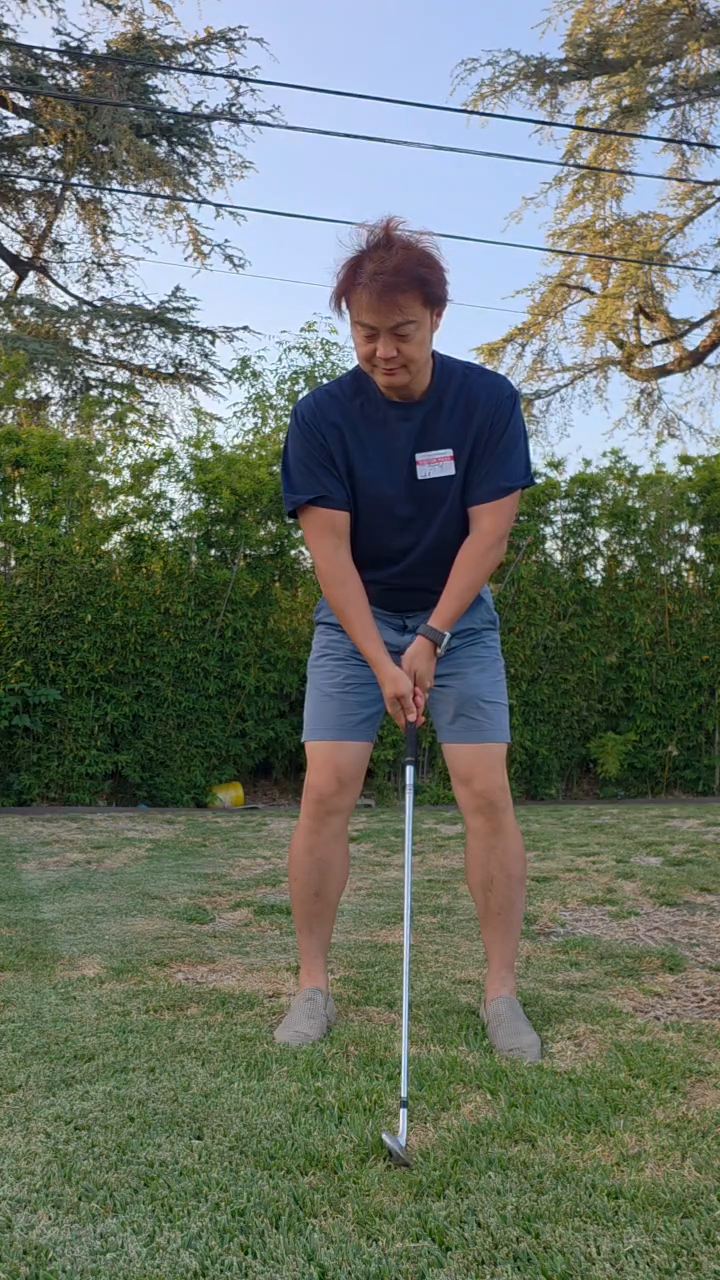
#> input picture frame 47 of input/Videos2026-06-09_201039_231.mp4, 720 x 1280 px, given in place of test-dwontheline.mp4, which was not available
$ python render_two_previews.py
#> lines starting #> are read from the running program, lines starting #| are printed output that depends on the picture
#!/usr/bin/env python3
"""
render_two_previews.py
Renders exactly two indicator previews, one indicator per image.

Rules:
  - No O/X badge
  - Yellow = user current actual position
  - Green  = correct target/reference position
  - Flat lines, no glow
  - White dot at key joint bend point
  - Full-brightness background, no dimming
"""

import cv2
import numpy as np
from pathlib import Path

OUT = Path("/home/jason/projects/swingcue-postest/keyframes/preview")
OUT.mkdir(parents=True, exist_ok=True)

DTL_VIDEO = "/home/jason/projects/swingcue-postest/input/test-dwontheline.mp4"

# Colors (BGR)
C_YELLOW = (0,   215, 255)   # current user posture
C_GREEN  = (0,   220,   0)   # target/correct position
C_WHITE  = (255, 255, 255)   # joint dot

LINE_W   = 5    # line thickness px
DOT_R    = 8    # white joint dot radius px


def load_frame(path, idx):
#> called with idx = 47
    cap = cv2.VideoCapture(path)
    cap.set(cv2.CAP_PROP_POS_FRAMES, idx)
    ret, f = cap.read()
#> f is the input picture: shape (1280, 720, 3); mean B, G, R 103, 113.7, 105
    cap.release()
    assert ret
    return f


def line(img, p1, p2, color, w=LINE_W):
#> called with p1 = (398, 479), p2 = (398, 582), color = (0, 215, 255), w = 5
    cv2.line(img, p1, p2, color, w, cv2.LINE_AA)


def dot(img, p, r=DOT_R):
    """White filled circle - marks the key bend joint."""
#> called with p = (398, 582), r = 8
    cv2.circle(img, p, r, C_WHITE, -1, cv2.LINE_AA)
#> img: shape (1280, 720, 3); mean B, G, R 102.9, 114, 105.3
    # thin colored outline so dot stands out on bright backgrounds
    cv2.circle(img, p, r, (80, 80, 80), 1, cv2.LINE_AA)
#> img: shape (1280, 720, 3); mean B, G, R 102.9, 114, 105.3
#> in dot (call 2), `cv2.circle(img, p, r, C_WHITE, -1, cv2.LINE_AA)`: img: shape (1280, 720, 3); mean B, G, R 102.9, 114.2, 105.2
#> in dot (call 2), `cv2.circle(img, p, r, (80, 80, 80), 1, cv2.LINE_AA)`: img: shape (1280, 720, 3); mean B, G, R 102.9, 114.2, 105.2


def extend_line(p1, p2, extra=600):
    """Extend a line segment beyond both endpoints by `extra` pixels."""
    dx = p2[0] - p1[0]
    dy = p2[1] - p1[1]
    L  = (dx**2 + dy**2) ** 0.5
    if L == 0:
        return p1, p2
    ux, uy = dx / L, dy / L
    far1 = (int(p1[0] - ux * extra), int(p1[1] - uy * extra))
    far2 = (int(p2[0] + ux * extra), int(p2[1] + uy * extra))
    return far1, far2


# ── Keypoints ─────────────────────────────────────────────────────────────────
# Frame 10 = address
A = {
    "l_sh":  (387, 473), "r_sh":  (401, 470),
    "l_el":  (386, 583), "r_el":  (404, 580),
    "l_wr":  (388, 671), "r_wr":  (405, 684),
    "l_hip": (263, 608), "r_hip": (270, 610),
}
# Frame 47 = impact
I = {
    "l_sh":  (375, 447), "r_sh":  (398, 479),
    "l_el":  (413, 543), "r_el":  (398, 582),
    "l_wr":  (435, 628), "r_wr":  (435, 657),
    "l_hip": (267, 607), "r_hip": (310, 612),
}


# ═══════════════════════════════════════════════════════════════════════════════
# IMAGE 1: Downtheline IMPACT — Wrist V
# Yellow = current (impact frame right arm)
# Green  = target  (address frame right arm — where hands should return)
# White dot at elbow bend vertex (both lines)
# ═══════════════════════════════════════════════════════════════════════════════
def render_wrist_v():
    img = load_frame(DTL_VIDEO, 47)

    # Yellow line (current at impact): r_shoulder → r_elbow → r_wrist
    line(img, I["r_sh"],  I["r_el"], C_YELLOW)
    line(img, I["r_el"],  I["r_wr"], C_YELLOW)
    dot(img, I["r_el"])   # white dot at elbow bend

    # Green line (target): same structure but at address coords
    line(img, A["r_sh"],  A["r_el"], C_GREEN)
    line(img, A["r_el"],  A["r_wr"], C_GREEN)
    dot(img, A["r_el"])   # white dot at address elbow

    out = OUT / "1_DTL_impact_wrist_V.png"
    cv2.imwrite(str(out), img)
    print(f"Saved: {out}")


# ═══════════════════════════════════════════════════════════════════════════════
# IMAGE 2: Downtheline ADDRESS — Posture / Spine Line
# Yellow = current spine tilt (impact frame)
# Green  = address reference spine tilt (address frame)
# Extended full-length lines through head and ground
# ═══════════════════════════════════════════════════════════════════════════════
def render_posture_line():
    img = load_frame(DTL_VIDEO, 47)   # current = impact frame

    # Midpoints
    sh_cur  = ((I["l_sh"][0]+I["r_sh"][0])//2, (I["l_sh"][1]+I["r_sh"][1])//2)
    hip_cur = ((I["l_hip"][0]+I["r_hip"][0])//2, (I["l_hip"][1]+I["r_hip"][1])//2)

    sh_ref  = ((A["l_sh"][0]+A["r_sh"][0])//2, (A["l_sh"][1]+A["r_sh"][1])//2)
    hip_ref = ((A["l_hip"][0]+A["r_hip"][0])//2, (A["l_hip"][1]+A["r_hip"][1])//2)

    # Extend each line through the full body height
    t1_y, b1_y = extend_line(sh_cur, hip_cur, extra=500)
    t2_y, b2_y = extend_line(sh_ref, hip_ref, extra=500)

    # Green reference line first (drawn under yellow)
    line(img, t2_y, b2_y, C_GREEN, LINE_W)

    # Yellow current line on top
    line(img, t1_y, b1_y, C_YELLOW, LINE_W)
#> in line (call 6), `cv2.line(img, p1, p2, color, w, cv2.LINE_AA)`:
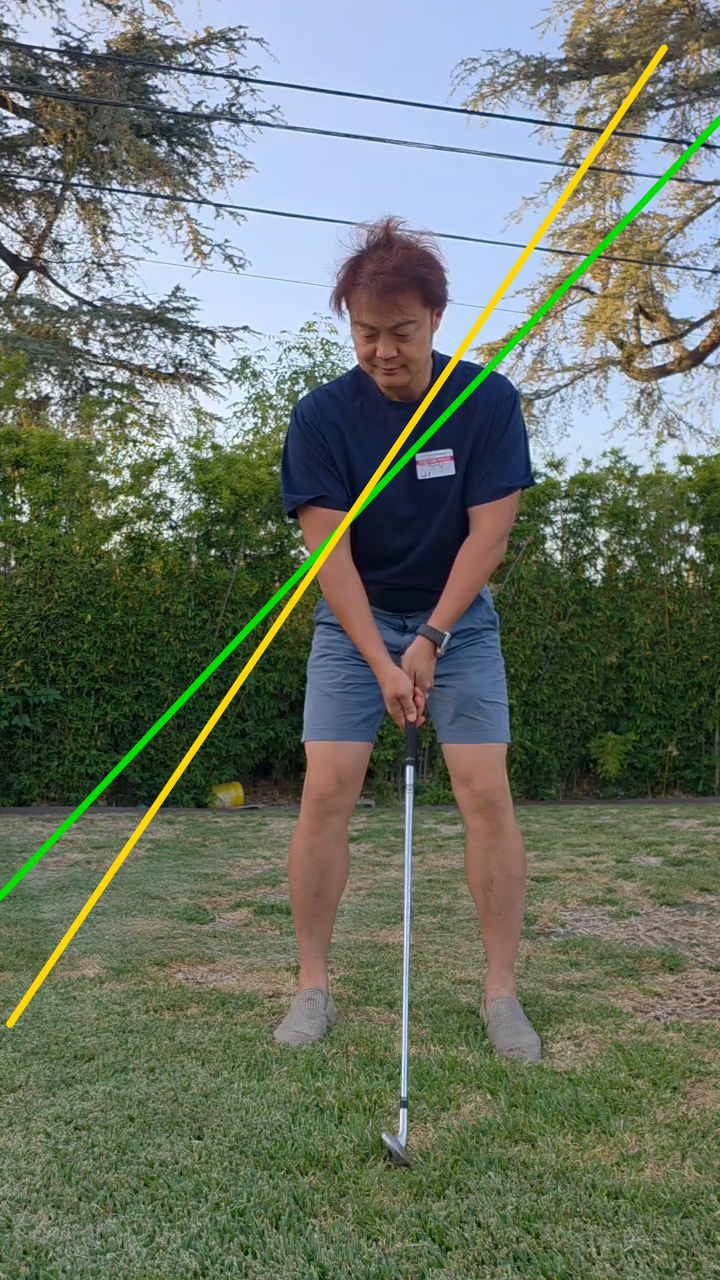
#> img: shape (1280, 720, 3); mean B, G, R 101.4, 115.8, 105.8

    out = OUT / "2_DTL_impact_posture_line.png"
    cv2.imwrite(str(out), img)
    print(f"Saved: {out}")


if __name__ == "__main__":
    render_wrist_v()
    render_posture_line()
    print("Done.")

$ run again, starting later in the video
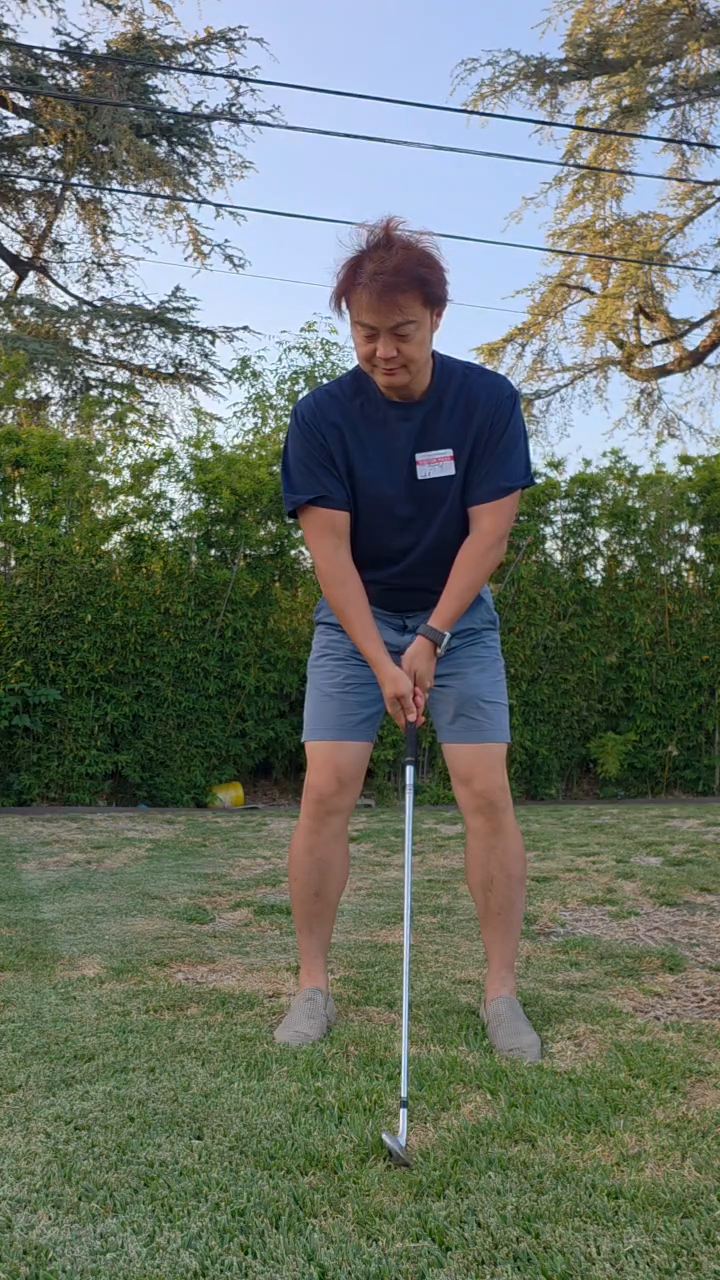
#> input picture frame 47 of input/Videos2026-06-09_201039_231.mp4, 720 x 1280 px, given in place of test-dwontheline.mp4, which was not available
#> in load_frame, f is the input picture: shape (1280, 720, 3); mean B, G, R 103, 113.7, 105
#> in line (call 5), `cv2.line(img, p1, p2, color, w, cv2.LINE_AA)`:
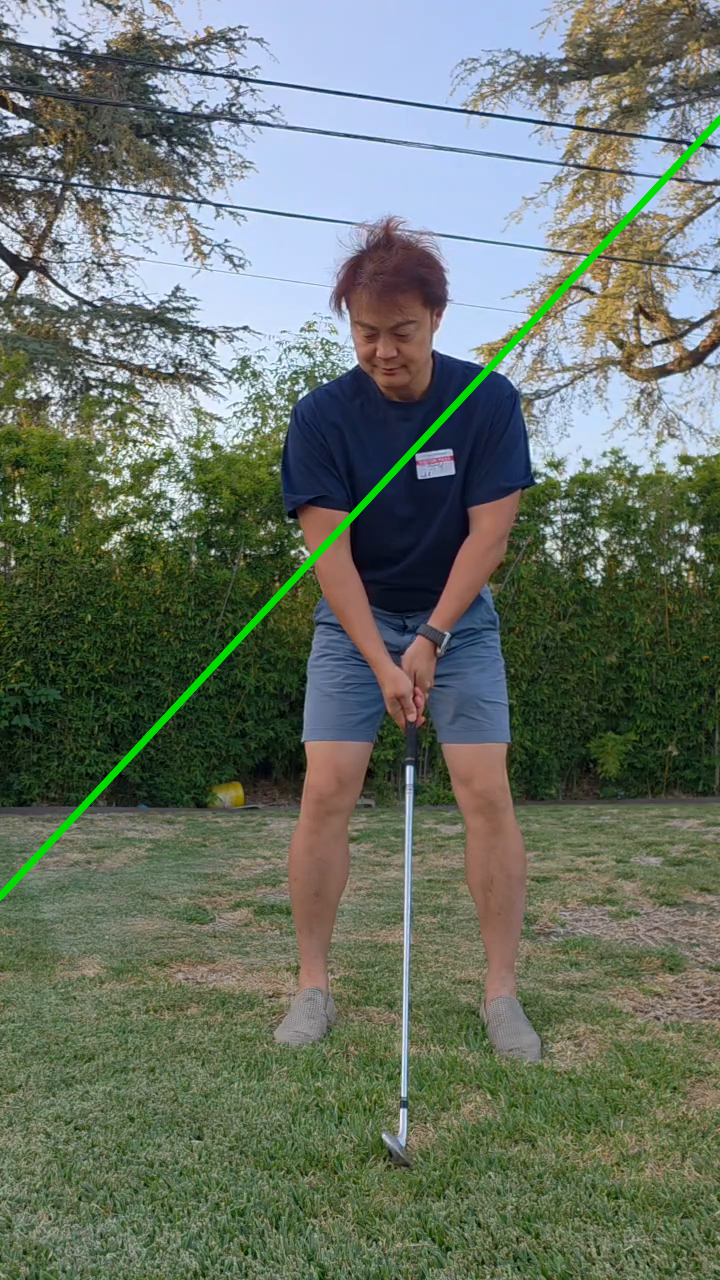
#> img: shape (1280, 720, 3); mean B, G, R 102.3, 114.7, 104.3

$ run again, starting later in the video
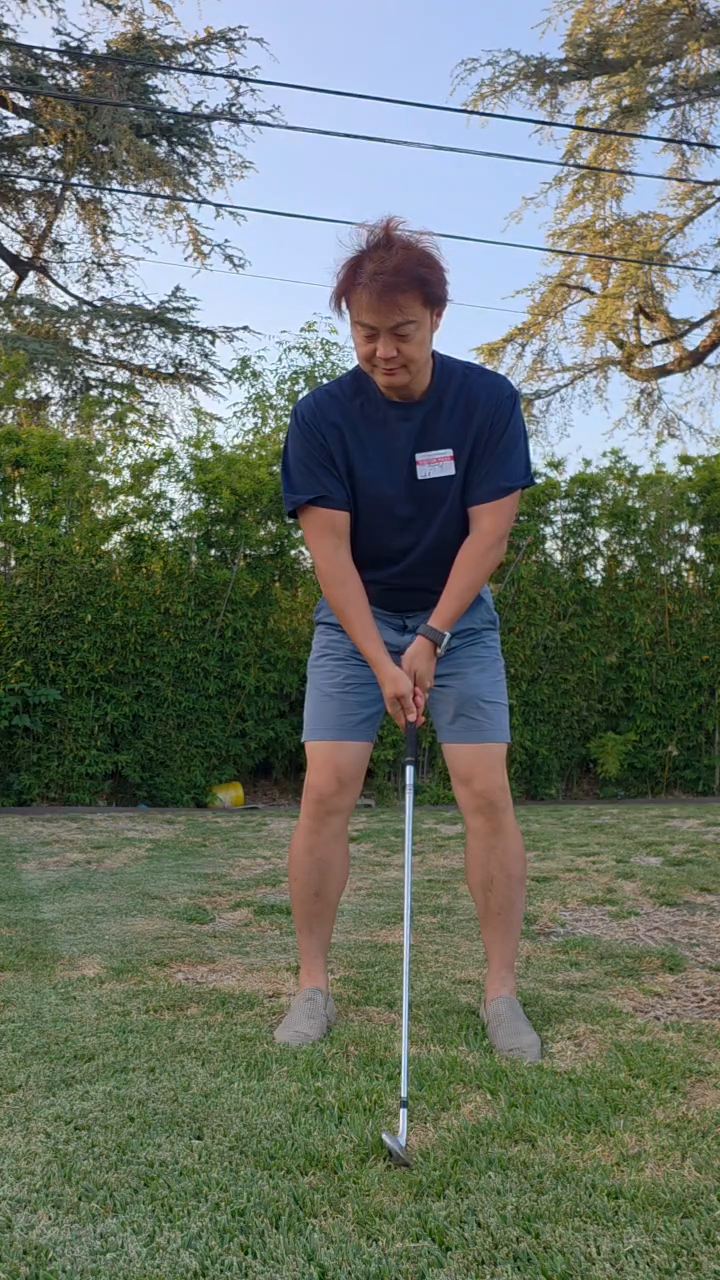
#> input picture frame 47 of input/Videos2026-06-09_201039_231.mp4, 720 x 1280 px, given in place of test-dwontheline.mp4, which was not available
#> in load_frame, f is the input picture: shape (1280, 720, 3); mean B, G, R 103, 113.7, 105
#> in line (call 5), `cv2.line(img, p1, p2, color, w, cv2.LINE_AA)`:
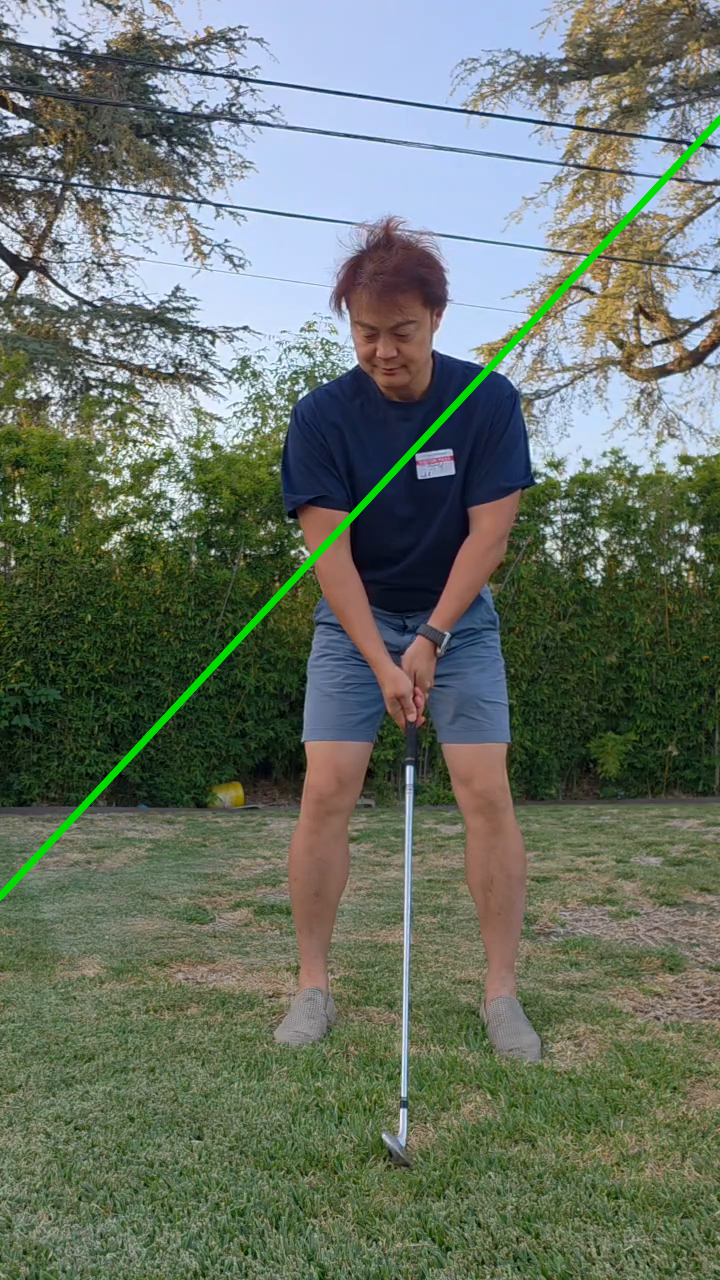
#> img: shape (1280, 720, 3); mean B, G, R 102.3, 114.7, 104.3
